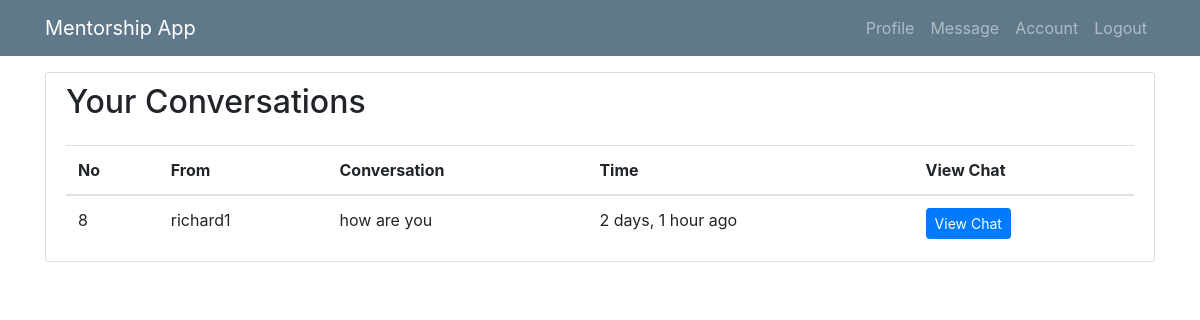
Before: /conversation/ (signed in) with the older database file.
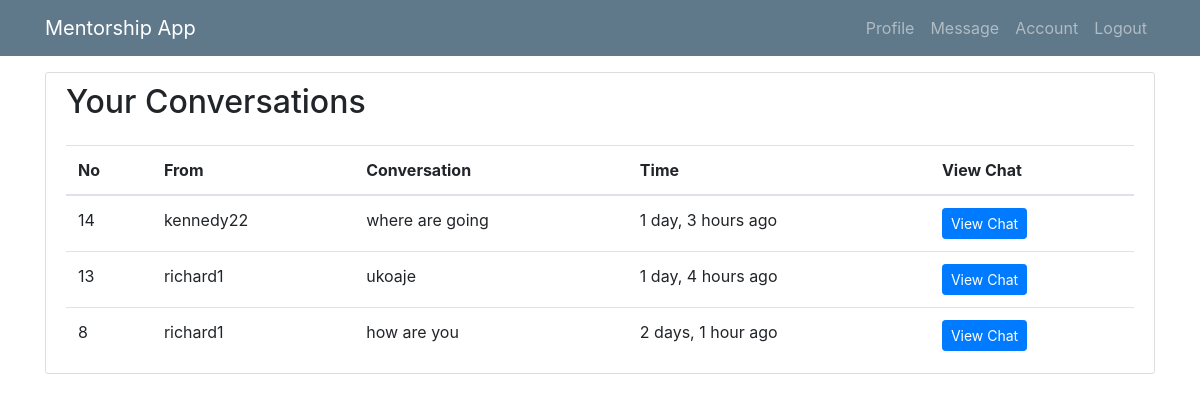
After: the same page with the newer database file.
### mentee/models.py (models this page shows, shortened)
class Conversation(models.Model):
    sender = models.ForeignKey(User, related_name="sender1", on_delete=models.CASCADE, null=True)
    receipient = models.ForeignKey(User, related_name="receipient1", on_delete=models.CASCADE)
    conversation = models.TextField(max_length=100)
    sent_at = models.DateTimeField(null=True, blank=True)
    class Meta:
        ordering = ['-sent_at']

class User(AbstractUser):
    is_mentee = models.BooleanField(default=False)
    is_mentor = models.BooleanField(default=False)

### mentee/views/mentee.py (the view)
# urls.py: path('conversation/', mentee.ConversationListView.as_view(), name='conv'),
class ConversationListView(LoginRequiredMixin, UserPassesTestMixin, ListView):
    model = Conversation
    template_name = 'menti/list-converations.html'
    context_object_name = 'conversation'
    paginate_by = 5
    def test_func(self):
        return self.request.user.is_mentee
    def get_queryset(self):
        return self.model.objects.filter(receipient=self.request.user)

### mentee/templates/menti/list-converations.html (shortened to what this page needs)
{% extends 'menti/base.html' %}
{% load humanize %}
{% block content %}
  <div class="row">
        <div class="col-md-12">
 <div class="content-section">
 <h2>Your Conversations</h2>
<div class="table-responsive">
<table class="table mb-0">
    <thead>
      <tr>
          <th>No</th>
          <th>From</th>
          <th>Conversation</th>
          <th>Time</th>
          <th>View Chat</th>
      </tr>
    </thead>
    <tbody>
    {% if conversation %}
  <ol>
 {% for conv in conversation %}
    <tr>
         <td>{{ conv.id }}</td>
        <td>{{ conv.sender }}</td>
          <td>{{ conv.conversation }}</td>
        <td>{{ conv.sent_at|naturaltime }}</td>
        <td> <a class="btn btn-primary btn-sm" href="{% url 'conv2-reply' pk=conv.pk %}">View Chat</a></td>
    </tr>
{% endfor %}
       </ol>
{% else %}
<p>There Are no Chats Available</p>
{% endif %}
 </tbody>
  </table>
</div>
 </div>
        </div>
</div>
{% endblock %}

### mentee/templates/menti/base.html (shortened to what this page needs)
{% load static %}
<!DOCTYPE html>
<html lang="en" xmlns="http://www.w3.org/1999/html">
  <head>
    <link rel="stylesheet" type="text/css" href="{% static 'mentee/main.css' %}">
      <link rel="stylesheet" type="text/css" href="{% static 'css/bootstrap.css' %}">
      <link rel="stylesheet" type="text/css" href="{% static 'css/bootstrap-grid.css' %}">
      <link rel="stylesheet" type="text/css" href="{% static 'css/bootstrap-reboot.css' %}">
      <link rel="stylesheet" type="text/css" href="{% static 'bootstrap.min.css' %}">
  </head>
  <body>
  <header class="site-header">
      <nav class="navbar navbar-expand-md navbar-dark bg-steel fixed-top">
        <div class="container">
          <a class="navbar-brand mr-4" href="">Mentorship App</a>
          <div class="collapse navbar-collapse" id="navbarToggle">
            <div class="navbar-nav">
             {% if user.is_authenticated %}
                <a class="nav-item nav-link" href="{% url 'profile' %}">Profile</a>
                <a class="nav-item nav-link" href="{% url 'module-message' %}">Message</a>
                <a class="nav-item nav-link" href="{% url 'account' %}">Account</a>
                <a class="nav-item nav-link" href="{% url 'logout' %}">Logout</a>
              {% else %}
                <a class="nav-item nav-link" href="{% url 'home' %}">Home</a>
                <a class="nav-item nav-link" href="{% url 'login' %}">Login</a>
                <a class="nav-item nav-link" href="{% url 'register' %}">Register</a>
              {% endif %}
            </div>
          </div>
        </div>
      </nav>
    </header>
<div class="container">
    <br><br><br>
  {% block content %}
  {% endblock %}
</div>
  </body>
</html>

### mentee/static/mentee/main.css (style rules this page uses)
body { background: #fafafa; color: #333333; margin-top: 5rem; }
h1, h2, h3, h4, h5, h6 { color: #444444; }
.bg-steel { background-color: #5f788a; }
.site-header .navbar-nav .nav-link { color: #cbd5db; }
.content-section { background: #ffffff; padding: 10px 20px; border: 1px solid #dddddd; border-radius: 3px; margin-bottom: 20px; }

Changed rows visible on the page:
added Conversation: id "14", sender "kennedy22", conversation "where are going", sent_at "1 day, 3 hours ago"
added Conversation: id "13", sender "richard1", conversation "ukoaje", sent_at "1 day, 4 hours ago"
